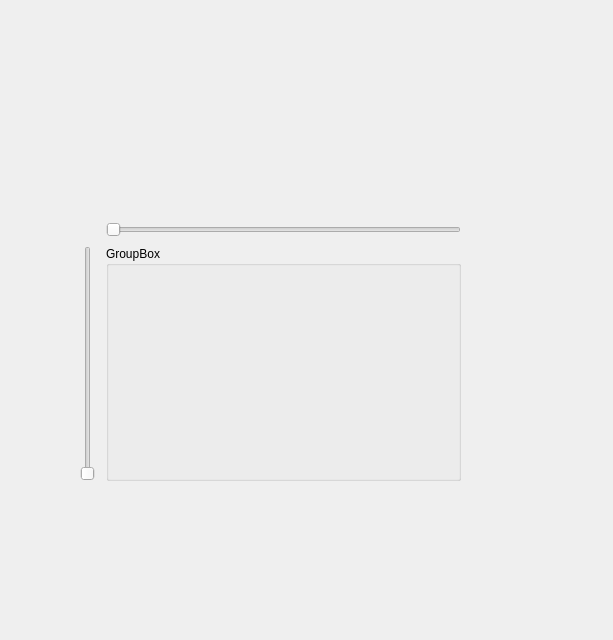
<?xml version="1.0" encoding="UTF-8"?>
<ui version="4.0">
 <class>uiRangeSlider</class>
 <widget class="QWidget" name="uiRangeSlider">
  <property name="geometry">
   <rect>
    <x>0</x>
    <y>0</y>
    <width>613</width>
    <height>640</height>
   </rect>
  </property>
  <property name="windowTitle">
   <string>Form</string>
  </property>
  <widget class="QWidget" name="gridLayoutWidget">
   <property name="geometry">
    <rect>
     <x>80</x>
     <y>220</y>
     <width>381</width>
     <height>261</height>
    </rect>
   </property>
   <layout class="QGridLayout" name="gridLayout" rowstretch="0,1,0,0" columnstretch="0,1">
    <item row="3" column="1">
     <widget class="QGroupBox" name="groupBox">
      <property name="title">
       <string>GroupBox</string>
      </property>
     </widget>
    </item>
    <item row="3" column="0">
     <widget class="QSlider" name="verticalSlider">
      <property name="orientation">
       <enum>Qt::Vertical</enum>
      </property>
     </widget>
    </item>
    <item row="1" column="1">
     <widget class="QSlider" name="horizontalSlider">
      <property name="orientation">
       <enum>Qt::Horizontal</enum>
      </property>
     </widget>
    </item>
    <item row="1" column="0">
     <spacer name="horizontalSpacer">
      <property name="orientation">
       <enum>Qt::Horizontal</enum>
      </property>
      <property name="sizeHint" stdset="0">
       <size>
        <width>20</width>
        <height>20</height>
       </size>
      </property>
     </spacer>
    </item>
   </layout>
  </widget>
 </widget>
 <resources/>
 <connections/>
</ui>
